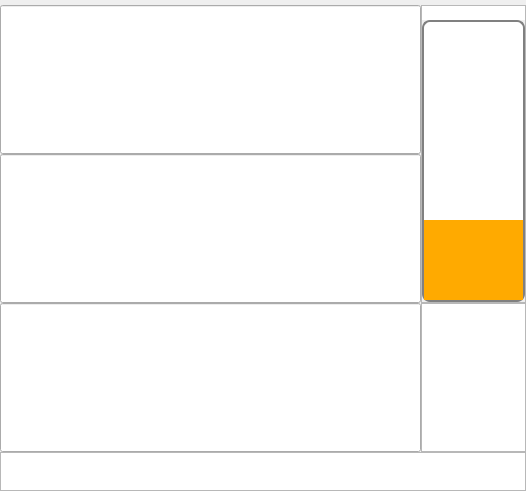
<?xml version="1.0" encoding="UTF-8"?>
<ui version="4.0">
 <class>PannelloECU</class>
 <widget class="QWidget" name="PannelloECU">
  <property name="geometry">
   <rect>
    <x>0</x>
    <y>0</y>
    <width>526</width>
    <height>491</height>
   </rect>
  </property>
  <property name="sizePolicy">
   <sizepolicy hsizetype="Expanding" vsizetype="Expanding">
    <horstretch>0</horstretch>
    <verstretch>0</verstretch>
   </sizepolicy>
  </property>
  <property name="windowTitle">
   <string>PannelloECU</string>
  </property>
  <layout class="QGridLayout" name="gridLayout">
   <property name="leftMargin">
    <number>0</number>
   </property>
   <property name="topMargin">
    <number>0</number>
   </property>
   <property name="rightMargin">
    <number>0</number>
   </property>
   <property name="bottomMargin">
    <number>0</number>
   </property>
   <property name="spacing">
    <number>0</number>
   </property>
   <item row="0" column="0">
    <widget class="QStackedWidget" name="stackedWidget">
     <property name="sizePolicy">
      <sizepolicy hsizetype="Expanding" vsizetype="Expanding">
       <horstretch>0</horstretch>
       <verstretch>0</verstretch>
      </sizepolicy>
     </property>
     <widget class="QWidget" name="page_Status">
      <property name="sizePolicy">
       <sizepolicy hsizetype="Expanding" vsizetype="Expanding">
        <horstretch>0</horstretch>
        <verstretch>0</verstretch>
       </sizepolicy>
      </property>
      <layout class="QVBoxLayout" name="verticalLayout_4">
       <property name="spacing">
        <number>0</number>
       </property>
       <property name="leftMargin">
        <number>0</number>
       </property>
       <property name="topMargin">
        <number>0</number>
       </property>
       <property name="rightMargin">
        <number>0</number>
       </property>
       <property name="bottomMargin">
        <number>0</number>
       </property>
       <item>
        <layout class="QGridLayout" name="gridLayout_3" rowstretch="1,66,33" columnstretch="80,20">
         <property name="leftMargin">
          <number>0</number>
         </property>
         <property name="topMargin">
          <number>0</number>
         </property>
         <property name="rightMargin">
          <number>0</number>
         </property>
         <property name="bottomMargin">
          <number>0</number>
         </property>
         <property name="spacing">
          <number>0</number>
         </property>
         <item row="2" column="0">
          <widget class="QLineEdit" name="lineEdit_Rec">
           <property name="sizePolicy">
            <sizepolicy hsizetype="Expanding" vsizetype="Expanding">
             <horstretch>0</horstretch>
             <verstretch>0</verstretch>
            </sizepolicy>
           </property>
           <property name="font">
            <font>
             <pointsize>48</pointsize>
            </font>
           </property>
           <property name="alignment">
            <set>Qt::AlignRight|Qt::AlignTrailing|Qt::AlignVCenter</set>
           </property>
           <property name="readOnly">
            <bool>true</bool>
           </property>
          </widget>
         </item>
         <item row="1" column="0">
          <layout class="QVBoxLayout" name="verticalLayout">
           <property name="spacing">
            <number>0</number>
           </property>
           <property name="rightMargin">
            <number>0</number>
           </property>
           <item>
            <widget class="QLineEdit" name="lineEdit_RPM">
             <property name="sizePolicy">
              <sizepolicy hsizetype="Expanding" vsizetype="Expanding">
               <horstretch>0</horstretch>
               <verstretch>0</verstretch>
              </sizepolicy>
             </property>
             <property name="font">
              <font>
               <pointsize>48</pointsize>
              </font>
             </property>
             <property name="text">
              <string/>
             </property>
             <property name="alignment">
              <set>Qt::AlignRight|Qt::AlignTrailing|Qt::AlignVCenter</set>
             </property>
             <property name="readOnly">
              <bool>true</bool>
             </property>
            </widget>
           </item>
           <item>
            <widget class="QLineEdit" name="lineEdit_Press">
             <property name="sizePolicy">
              <sizepolicy hsizetype="Expanding" vsizetype="Expanding">
               <horstretch>0</horstretch>
               <verstretch>0</verstretch>
              </sizepolicy>
             </property>
             <property name="font">
              <font>
               <pointsize>48</pointsize>
              </font>
             </property>
             <property name="alignment">
              <set>Qt::AlignRight|Qt::AlignTrailing|Qt::AlignVCenter</set>
             </property>
             <property name="readOnly">
              <bool>true</bool>
             </property>
            </widget>
           </item>
          </layout>
         </item>
         <item row="1" column="1">
          <widget class="QFrame" name="frameGasolio">
           <property name="frameShape">
            <enum>QFrame::StyledPanel</enum>
           </property>
           <layout class="QVBoxLayout" name="verticalLayout_3">
            <property name="spacing">
             <number>0</number>
            </property>
            <property name="leftMargin">
             <number>0</number>
            </property>
            <property name="topMargin">
             <number>0</number>
            </property>
            <property name="rightMargin">
             <number>0</number>
            </property>
            <property name="bottomMargin">
             <number>0</number>
            </property>
            <item>
             <widget class="QLabel" name="label_2">
              <property name="styleSheet">
               <string notr="true">border: 0px;
background-color: rgb(255, 255, 255);</string>
              </property>
              <property name="text">
               <string/>
              </property>
              <property name="pixmap">
               <pixmap resource="resources.qrc">:/Resources/gasolio.png</pixmap>
              </property>
              <property name="scaledContents">
               <bool>false</bool>
              </property>
              <property name="alignment">
               <set>Qt::AlignCenter</set>
              </property>
             </widget>
            </item>
            <item>
             <widget class="QProgressBar" name="progressBar">
              <property name="sizePolicy">
               <sizepolicy hsizetype="Expanding" vsizetype="Expanding">
                <horstretch>0</horstretch>
                <verstretch>0</verstretch>
               </sizepolicy>
              </property>
              <property name="styleSheet">
               <string notr="true">  QProgressBar {
      border: 2px solid grey;
      border-radius: 8px;
  }

  QProgressBar::chunk {
      background-color:  rgb(255, 170, 0);
  }</string>
              </property>
              <property name="value">
               <number>29</number>
              </property>
              <property name="alignment">
               <set>Qt::AlignCenter</set>
              </property>
              <property name="textVisible">
               <bool>false</bool>
              </property>
              <property name="orientation">
               <enum>Qt::Vertical</enum>
              </property>
              <property name="invertedAppearance">
               <bool>false</bool>
              </property>
             </widget>
            </item>
           </layout>
          </widget>
         </item>
         <item row="2" column="1">
          <widget class="QFrame" name="frameTemp">
           <property name="frameShape">
            <enum>QFrame::StyledPanel</enum>
           </property>
           <layout class="QVBoxLayout" name="verticalLayout_2">
            <property name="spacing">
             <number>0</number>
            </property>
            <property name="leftMargin">
             <number>0</number>
            </property>
            <property name="topMargin">
             <number>0</number>
            </property>
            <property name="rightMargin">
             <number>0</number>
            </property>
            <property name="bottomMargin">
             <number>0</number>
            </property>
            <item>
             <widget class="QLabel" name="label_Temp">
              <property name="font">
               <font>
                <pointsize>24</pointsize>
                <weight>75</weight>
                <bold>true</bold>
               </font>
              </property>
              <property name="styleSheet">
               <string notr="true">border: 0px;
background-color: rgb(255, 255, 255);</string>
              </property>
              <property name="text">
               <string/>
              </property>
              <property name="alignment">
               <set>Qt::AlignCenter</set>
              </property>
             </widget>
            </item>
            <item>
             <widget class="QLabel" name="label">
              <property name="autoFillBackground">
               <bool>false</bool>
              </property>
              <property name="styleSheet">
               <string notr="true">border: 0px;
background-color: rgb(255, 255, 255);</string>
              </property>
              <property name="text">
               <string/>
              </property>
              <property name="pixmap">
               <pixmap resource="resources.qrc">:/Resources/acqua.png</pixmap>
              </property>
              <property name="alignment">
               <set>Qt::AlignCenter</set>
              </property>
             </widget>
            </item>
           </layout>
          </widget>
         </item>
        </layout>
       </item>
       <item>
        <widget class="QFrame" name="frame_VBat">
         <property name="frameShape">
          <enum>QFrame::StyledPanel</enum>
         </property>
         <layout class="QHBoxLayout" name="horizontalLayout_2" stretch="30,70">
          <property name="spacing">
           <number>0</number>
          </property>
          <property name="leftMargin">
           <number>0</number>
          </property>
          <property name="topMargin">
           <number>0</number>
          </property>
          <property name="rightMargin">
           <number>0</number>
          </property>
          <property name="bottomMargin">
           <number>0</number>
          </property>
          <item>
           <widget class="QLabel" name="label_VBatIcon">
            <property name="font">
             <font>
              <pointsize>24</pointsize>
             </font>
            </property>
            <property name="styleSheet">
             <string notr="true">border: 0px;
background-color: rgb(255, 255, 255);</string>
            </property>
            <property name="text">
             <string/>
            </property>
            <property name="pixmap">
             <pixmap resource="resources.qrc">:/Resources/batteria.png</pixmap>
            </property>
            <property name="scaledContents">
             <bool>false</bool>
            </property>
            <property name="alignment">
             <set>Qt::AlignCenter</set>
            </property>
           </widget>
          </item>
          <item>
           <widget class="QLabel" name="label_VBat">
            <property name="font">
             <font>
              <pointsize>24</pointsize>
              <weight>75</weight>
              <bold>true</bold>
             </font>
            </property>
            <property name="styleSheet">
             <string notr="true">border: 0px;
background-color: rgb(255, 255, 255);</string>
            </property>
            <property name="text">
             <string/>
            </property>
           </widget>
          </item>
         </layout>
        </widget>
       </item>
      </layout>
     </widget>
     <widget class="QWidget" name="page_Alarm">
      <layout class="QGridLayout" name="gridLayout_4">
       <property name="leftMargin">
        <number>0</number>
       </property>
       <property name="topMargin">
        <number>0</number>
       </property>
       <property name="rightMargin">
        <number>0</number>
       </property>
       <property name="bottomMargin">
        <number>0</number>
       </property>
       <property name="spacing">
        <number>0</number>
       </property>
       <item row="0" column="0">
        <widget class="QLabel" name="label_3">
         <property name="text">
          <string>TextLabel</string>
         </property>
        </widget>
       </item>
      </layout>
     </widget>
    </widget>
   </item>
  </layout>
 </widget>
 <layoutdefault spacing="6" margin="11"/>
 <resources>
  <include location="resources.qrc"/>
 </resources>
 <connections/>
</ui>
